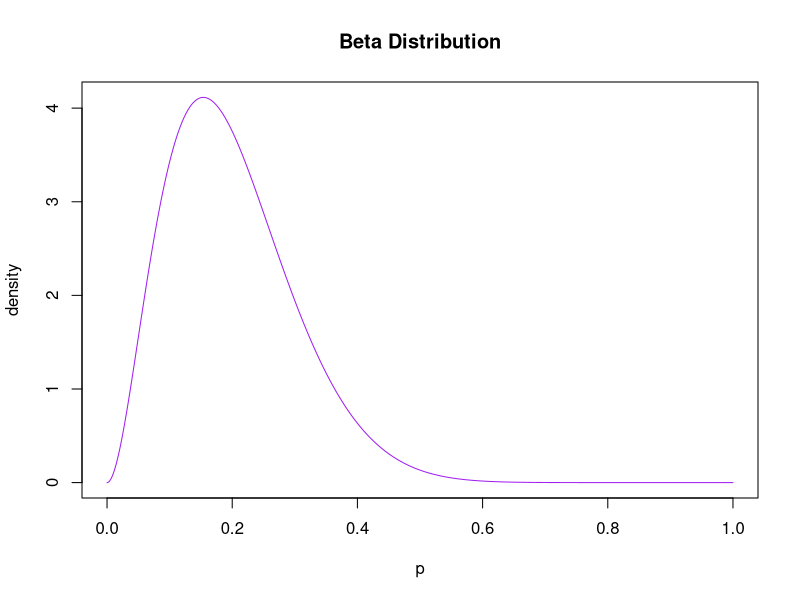
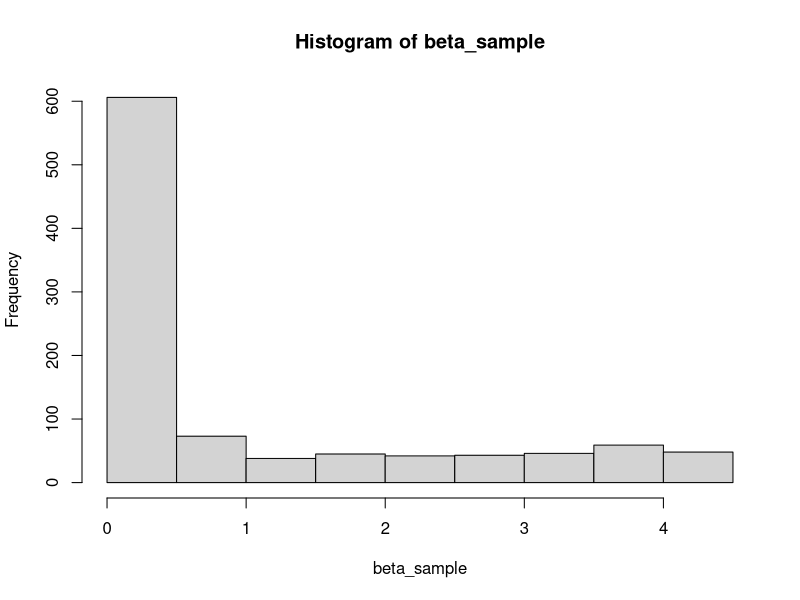

Here is the R script that generated these plots, in order:
## ---- chunk 1
u <- 0.2
variance <- 0.01

alpha <- u * ((u*(1-u))/variance -1)
beta <- alpha * (1-u)/u

p <- seq(0,1, length=10000)
beta_fun <- dbeta(p, alpha, beta)
## ---- chunk 2
plot(p, beta_fun, ylab='density',
     type ='l', col='purple', main='Beta Distribution')
## ---- chunk 3
beta_sample <- sample(beta_fun,1000)
hist(beta_sample)
## ---- chunk 4
print(mean(beta_sample))
print(var(beta_sample))
## ---- chunk 5
print(mean(beta_fun))
print(var(beta_fun))
## ---- chunk 6
confidence_interval <- cumsum(beta_sample) / sum(beta_sample)
beta_sample[which(confidence_interval >= 0.025)[1]]
beta_sample[which(confidence_interval >= 0.975)[1]-1]
